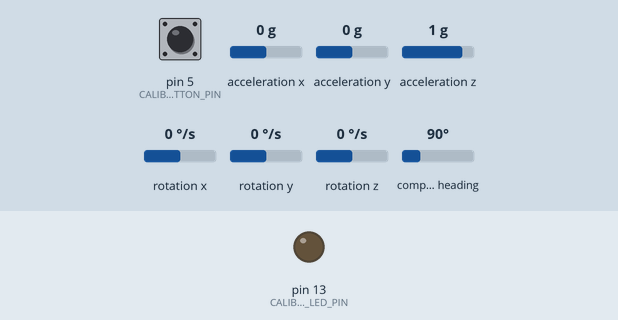
Recording of a sketch running on a simulated Arduino Uno, built with avr-gcc and run on an emulated ATmega328P. Shown: output pins drawn as LEDs (lit = HIGH). The inputs (shaded band) are chosen by the test bench; at power-on: pin 5 (CALIBRATION_BUTTON_PIN) LOW, acceleration x 0 g, acceleration y 0 g, acceleration z 1 g, rotation x 0 °/s, rotation y 0 °/s, rotation z 0 °/s, compass heading 90°. EEPROM starts erased; what the sketch prints to the serial monitor is not drawn.

Above: at 1.2 s.
1.3 s: pin 5 (CALIBRATION_BUTTON_PIN) pulled HIGH for 0.15 s
At 1.6 s:
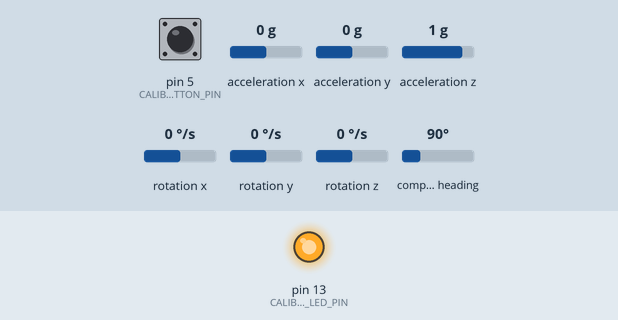
2.9 s: acceleration x set to -0.2 g
5.1 s: acceleration y set to -0.2 g
Timing chart, 0 to 8.1 s (numbered marks = the images above; inputs shaded):
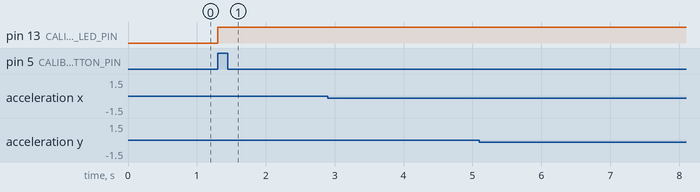

The sketch:

MPU.ino
```cpp
#include <QuaternionFilters.h>
#include <CmdMessenger.h>
#include <MPU9250.h>
#include <EEPROM.h>
#include "Messaging.h"
#include "Constants.h"
#include "Pins.h"
#include "Variables.h"

MPU9250 IMU(Wire, 0x68);
CmdMessenger messenger(Serial);

void setupIMU();
void retrieveReadings();
void filterReadings();
void processReadings();
void sendData();
void readMagCalibration();
void calibrateMagnetometer();

void setup()
{
    Serial.begin(115200);
    while (!Serial)
    {
    }

    pinMode(CALIBRATION_LED_PIN, OUTPUT);
    pinMode(CALIBRATION_BUTTON_PIN, INPUT);
    attachCallbacks(&messenger);
}

void setupIMU()
{
    int status = IMU.begin();
    if (status < 0)
    {
        while (1)
        {
            messenger.sendCmdStart(MessageCodes::kLog);
            messenger.sendCmdArg(LogMessageSubCodes::kError);
            messenger.sendCmdArg("Inicialização do MPU falhou");
            messenger.sendCmdArg(status);
            messenger.sendCmdEnd();
            delay(5000);
        }
    }

    // Configura o acelerômetro para acelerações de até +/-2G
    IMU.setAccelRange(MPU9250::ACCEL_RANGE_2G);
    // Configura o giroscópio para velocidades de até +/-250 deg/s
    IMU.setGyroRange(MPU9250::GYRO_RANGE_250DPS);
    // Configura o Digital Low Pass Filter para filtrar frequências acima de 5Hz
    IMU.setDlpfBandwidth(MPU9250::DLPF_BANDWIDTH_5HZ);
    // Configura o SRD para 9 resultando numa taxa de atualiação de 50 Hz
    IMU.setSrd(9);

    IMU.calibrateAccel();
    IMU.calibrateGyro();
    readMagCalibration();
}

void loop()
{
    if (digitalRead(CALIBRATION_BUTTON_PIN) == HIGH)
    {
        calibrateMagnetometer();
        return;
    }

    if (IMU.readSensor())
    {
        retrieveReadings();
        filterReadings();
    }

    unsigned long now = micros();
    deltaTimeMicro = now - lastUpdate;
    deltaTimeSec = deltaTimeMicro / 1000000.0f; // set integration time by time elapsed since last filter update
    lastUpdate = now;

    processReadings();
    sendData();
    messenger.feedinSerialData();
}

void retrieveReadings()
{
    // Salva valores necessários para a integração
    lastAcceleration = acceleration;
    lastVelocity = velocity;

    acceleration.set(IMU.getAccelX_mss(), IMU.getAccelY_mss(), IMU.getAccelZ_mss());
    angularVelocity.set(IMU.getGyroX_rads(), IMU.getGyroY_rads(), IMU.getGyroZ_rads());
    magneticField.set(IMU.getMagX_uT(), IMU.getMagY_uT(), IMU.getMagZ_uT());
}

void filterReadings()
{
    // Simples filtro exponencial para tentar diminuir a oscilação do acelerômetro
    acceleration = Vector3::lerp(lastAcceleration, acceleration, 0.995);
}

void processReadings()
{
    MadgwickQuaternionUpdate(
        -acceleration.X, acceleration.Y, acceleration.Z,
        angularVelocity.X * PI_180, -angularVelocity.X * PI_180, -angularVelocity.Z * PI_180,
        magneticField.Y, -magneticField.X, magneticField.Z,
        deltaTimeSec);

    float yaw, pitch, roll;
    quaternion.toEulerAngles(&yaw, &pitch, &roll);
    transform.heading = yaw;

    // TODO
    // Precisamos remover a aceleração da gravidade nos outros eixos,
    // caso o MPU esteja inclinado a gravidade vai atuar nos eixos X e Y também.
    //
    // Podemos verificar as formulas de física 1 pra fazer isso.

    lastVelocity = velocity;
    velocity = ((acceleration + lastAcceleration) / 2.0f) * deltaTimeSec;

    transform.position = ((velocity + lastVelocity) / 2.0f) * deltaTimeSec;
}

void sendData()
{
    messenger.sendCmdStart(MessageCodes::kUpdateTransform);
    messenger.sendCmdArg(transform.position.X);
    messenger.sendCmdArg(transform.position.Y);
    messenger.sendCmdArg(transform.heading);
}

void readMagCalibration()
{
    Vector3 bias, magScale;
    EEPROM.get(0, bias);
    EEPROM.get(sizeof(Vector3), magScale);

    IMU.setMagCalX(bias.X, magScale.X);
    IMU.setMagCalY(bias.Y, magScale.Y);
    IMU.setMagCalZ(bias.Z, magScale.Z);
}

void calibrateMagnetometer()
{
    digitalWrite(CALIBRATION_LED_PIN, HIGH);
    IMU.calibrateMag();

    Vector3 bias;
    bias.X = IMU.getMagBiasX_uT();
    bias.X = IMU.getMagBiasY_uT();
    bias.X = IMU.getMagBiasZ_uT();

    Vector3 magScale;
    magScale.X = IMU.getMagScaleFactorX();
    magScale.X = IMU.getMagScaleFactorY();
    magScale.X = IMU.getMagScaleFactorZ();

    EEPROM.put(0, bias);
    EEPROM.put(sizeof(Vector3), magScale);
}
```

Constants.h
```cpp
#ifndef CONSTANTS_H
#define CONSTANTS_H


#define PI_180 PI/180.0f
// Declinação magnética do CT (22.86047496° S, 43.2307488° W)
// No dia 04/03/2018
// http://www.ngdc.noaa.gov/geomag-web/#declination
#define MAGNETIC_DECLINATION 22.79 // 	22.79° W

#endif //CONSTANTS_H
```

Messaging.cpp
```cpp
#include "Messaging.h"
#include "Constants.h"
#include "Variables.h"

void attachCallbacks(CmdMessenger *messenger)
{
    messenger->attach(MessageCodes::kSetPosition, setPosition);
}

void setPosition(CmdMessenger *messenger)
{
    transform.position.set(messenger->readFloatArg(), messenger->readFloatArg(), 0);
    transform.heading = messenger->readFloatArg();
}
```

Messaging.h
```cpp
#ifndef MESSAGING_H
#define MESSAGING_H

#include <Arduino.h>
#include <CmdMessenger.h>

enum MessageCodes
{
    kLog,
    kUpdateTransform,
    kSetPosition,
};

enum LogMessageSubCodes
{
    kInfo,
    kWarning,
    kError
};

void attachCallbacks(CmdMessenger *messenger);
void setPosition(CmdMessenger *messenger);

#endif //MESSAGING_H
```

Transform.h
```cpp
#ifndef TRANSFORM_H
#define TRANSFORM_H

#include "Vector.h"

struct Transform
{
    Vector3 position;
    float heading;
};

#endif //TRANSFORM_H
```

Variables.cpp
```cpp
#include "Variables.h"

Transform transform;
Vector3 acceleration, lastAcceleration;
Vector3 velocity, lastVelocity;
Vector3 angularVelocity;
Vector3 magneticField;
Quaternion quaternion; // Extern localizado em QuaternionFilters.h

unsigned long deltaTimeMicro, lastUpdate;
float deltaTimeSec;
```

Variables.h
```cpp
#ifndef VARIABLES_H
#define VARIABLES_H

#include "Vector.h"
#include "Transform.h"
#include <QuaternionFilters.h>

extern Transform transform;
extern Vector3 acceleration, lastAcceleration;
extern Vector3 velocity, lastVelocity;
extern Vector3 angularVelocity;
extern Vector3 magneticField;

extern unsigned long deltaTimeMicro, lastUpdate;
extern float deltaTimeSec;


#endif //VARIABLES_H
```

Vector.h
```cpp
#ifndef VECTOR_H
#define VECTOR_H

#include <Arduino.h>

struct Vector3
{
    float X, Y, Z;

    Vector3()
    {
        set(0, 0, 0);
    }

    Vector3(float x, float y, float z)
    {
        set(x, y, z);
    }

    void set(float x, float y, float z)
    {
        X = x;
        Y = y;
        Z = z;
    }

    float module(bool useX, bool useY, bool useZ)
    {
        float result = 0;

        if (useX)
        {
            result += pow(X, 2);
        }
        if (useY)
        {
            result += pow(Y, 2);
        }
        if (useZ)
        {
            result += pow(Z, 2);
        }

        return sqrt(result);
    }

    static Vector3 lerp(Vector3 vectorA, Vector3 vectorB, float alpha)
    {
        Vector3 resultVector;
        resultVector.X = ((1 - alpha) * vectorA.X + alpha * vectorB.X);
        resultVector.Y = ((1 - alpha) * vectorA.Y + alpha * vectorB.Y);
        resultVector.Z = ((1 - alpha) * vectorA.Z + alpha * vectorB.Z);
        return resultVector;
    }

    Vector3 operator+(const Vector3 &b)
    {
        Vector3 v;
        v.X = this->X + b.X;
        v.Y = this->Y + b.Y;
        v.Z = this->Z + b.Z;
        return v;
    }
    Vector3 &operator+=(const Vector3 &rhs)
    {
        X += rhs.X;
        Y += rhs.Y;
        Z += rhs.Z;
        return *this;
    }

    Vector3 &operator-=(const Vector3 &rhs)
    {
        X -= rhs.X;
        Y -= rhs.Y;
        Z -= rhs.Z;
        return *this;
    }
    Vector3 operator-(const Vector3 &b)
    {
        Vector3 v;
        v.X = this->X - b.X;
        v.Y = this->Y - b.Y;
        v.Z = this->Z - b.Z;
        return v;
    }

    Vector3 &operator*=(float f)
    {
        X *= f;
        Y *= f;
        Z *= f;
        return *this;
    }
    Vector3 operator*(float f)
    {
        Vector3 v;
        v.X = this->X * f;
        v.Y = this->Y * f;
        v.Z = this->Z * f;
        return v;
    }

    Vector3 &operator/=(float f)
    {
        X /= f;
        Y /= f;
        Z /= f;
        return *this;
    }
    Vector3 operator/(float f)
    {
        Vector3 v;
        v.X = this->X / f;
        v.Y = this->Y / f;
        v.Z = this->Z / f;
        return v;
    }
};

#endif
```

Pins.h
```cpp
#ifndef PINS_H
#define PINS_H


#define CALIBRATION_LED_PIN 13
#define CALIBRATION_BUTTON_PIN 5


#endif // PINS_H
```

Measured:
- after the input at 1.3 s, pin 13 (CALIBRATION_LED_PIN): LOW → HIGH at once
- after the input at 2.9 s, every drawn part: stays the same
- after the input at 5.1 s, every drawn part: stays the same
